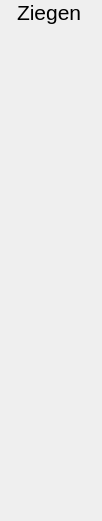
   <widget class="QWidget" name="unusedGoatsField" native="true">
    <property name="geometry">
     <rect>
      <x>50</x>
      <y>15</y>
      <width>102</width>
      <height>521</height>
     </rect>
    </property>
    <widget class="QWidget" name="unusedGoat_00" native="true">
     <property name="geometry">
      <rect>
       <x>0</x>
       <y>34</y>
       <width>41</width>
       <height>41</height>
      </rect>
     </property>
     <widget class="AvatarWidget" name="goat_00" native="true">
      <property name="geometry">
       <rect>
        <x>0</x>
        <y>0</y>
        <width>41</width>
        <height>41</height>
       </rect>
      </property>
      <property name="cursor">
       <cursorShape>ArrowCursor</cursorShape>
      </property>
      <property name="goat" stdset="0">
       <bool>true</bool>
      </property>
      <widget class="QLabel" name="goatImage_00">
       <property name="geometry">
        <rect>
         <x>0</x>
         <y>0</y>
         <width>41</width>
         <height>41</height>
        </rect>
       </property>
       <property name="text">
        <string/>
       </property>
       <property name="pixmap">
        <pixmap resource="FileContainer.qrc">:/new/Files/icons/spielfigur_ziege.png</pixmap>
       </property>
      </widget>
     </widget>
    </widget>
    <widget class="QWidget" name="unusedGoat_01" native="true">
     <property name="geometry">
      <rect>
       <x>50</x>
       <y>34</y>
       <width>41</width>
       <height>41</height>
      </rect>
     </property>
     <widget class="AvatarWidget" name="goat_01" native="true">
      <property name="geometry">
       <rect>
        <x>0</x>
        <y>0</y>
        <width>41</width>
        <height>41</height>
       </rect>
      </property>
      <property name="cursor">
       <cursorShape>ArrowCursor</cursorShape>
      </property>
      <property name="goat" stdset="0">
       <bool>true</bool>
      </property>
      <widget class="QLabel" name="goatImage_01">
       <property name="geometry">
        <rect>
         <x>0</x>
         <y>0</y>
         <width>41</width>
         <height>41</height>
        </rect>
       </property>
       <property name="text">
        <string/>
       </property>
       <property name="pixmap">
        <pixmap resource="FileContainer.qrc">:/new/Files/icons/spielfigur_ziege.png</pixmap>
       </property>
      </widget>
     </widget>
    </widget>
    <widget class="QWidget" name="unusedGoat_19" native="true">
     <property name="geometry">
      <rect>
       <x>50</x>
       <y>480</y>
       <width>41</width>
       <height>41</height>
      </rect>
     </property>
     <widget class="AvatarWidget" name="goat_19" native="true">
      <property name="geometry">
       <rect>
        <x>0</x>
        <y>0</y>
        <width>41</width>
        <height>41</height>
       </rect>
      </property>
      <property name="goat" stdset="0">
       <bool>true</bool>
      </property>
      <widget class="QLabel" name="goatImage_19">
       <property name="geometry">
        <rect>
         <x>0</x>
         <y>0</y>
         <width>41</width>
         <height>41</height>
        </rect>
       </property>
       <property name="text">
        <string/>
       </property>
       <property name="pixmap">
        <pixmap resource="FileContainer.qrc">:/new/Files/icons/spielfigur_ziege.png</pixmap>
       </property>
      </widget>
     </widget>
    </widget>
    <widget class="QWidget" name="unusedGoat_02" native="true">
     <property name="geometry">
      <rect>
       <x>0</x>
       <y>84</y>
       <width>41</width>
       <height>41</height>
      </rect>
     </property>
     <widget class="AvatarWidget" name="goat_02" native="true">
      <property name="geometry">
       <rect>
        <x>0</x>
        <y>0</y>
        <width>41</width>
        <height>41</height>
       </rect>
      </property>
      <property name="cursor">
       <cursorShape>ArrowCursor</cursorShape>
      </property>
      <property name="goat" stdset="0">
       <bool>true</bool>
      </property>
      <widget class="QLabel" name="goatImage_02">
       <property name="geometry">
        <rect>
         <x>0</x>
         <y>0</y>
         <width>41</width>
         <height>41</height>
        </rect>
       </property>
       <property name="text">
        <string/>
       </property>
       <property name="pixmap">
        <pixmap resource="FileContainer.qrc">:/new/Files/icons/spielfigur_ziege.png</pixmap>
       </property>
      </widget>
     </widget>
    </widget>
    <widget class="QWidget" name="unusedGoat_03" native="true">
     <property name="geometry">
      <rect>
       <x>50</x>
       <y>84</y>
       <width>41</width>
       <height>41</height>
      </rect>
     </property>
     <widget class="AvatarWidget" name="goat_03" native="true">
      <property name="geometry">
       <rect>
        <x>0</x>
        <y>0</y>
        <width>41</width>
        <height>41</height>
       </rect>
      </property>
      <property name="cursor">
       <cursorShape>ArrowCursor</cursorShape>
      </property>
      <property name="goat" stdset="0">
       <bool>true</bool>
      </property>
      <widget class="QLabel" name="goatImage_03">
       <property name="geometry">
        <rect>
         <x>0</x>
         <y>0</y>
         <width>41</width>
         <height>41</height>
        </rect>
       </property>
       <property name="text">
        <string/>
       </property>
       <property name="pixmap">
        <pixmap resource="FileContainer.qrc">:/new/Files/icons/spielfigur_ziege.png</pixmap>
       </property>
      </widget>
     </widget>
    </widget>
    <widget class="QWidget" name="unusedGoat_18" native="true">
     <property name="geometry">
      <rect>
       <x>0</x>
       <y>480</y>
       <width>41</width>
       <height>41</height>
      </rect>
     </property>
     <widget class="AvatarWidget" name="goat_18" native="true">
      <property name="geometry">
       <rect>
        <x>0</x>
        <y>0</y>
        <width>41</width>
        <height>41</height>
       </rect>
      </property>
      <property name="goat" stdset="0">
       <bool>true</bool>
      </property>
      <widget class="QLabel" name="goatImage_18">
       <property name="geometry">
        <rect>
         <x>0</x>
         <y>0</y>
         <width>41</width>
         <height>41</height>
        </rect>
       </property>
       <property name="text">
        <string/>
       </property>
       <property name="pixmap">
        <pixmap resource="FileContainer.qrc">:/new/Files/icons/spielfigur_ziege.png</pixmap>
       </property>
      </widget>
     </widget>
    </widget>
    <widget class="QWidget" name="unusedGoat_04" native="true">
     <property name="geometry">
      <rect>
       <x>0</x>
       <y>134</y>
       <width>41</width>
       <height>41</height>
      </rect>
     </property>
     <widget class="AvatarWidget" name="goat_04" native="true">
      <property name="geometry">
       <rect>
        <x>0</x>
        <y>0</y>
        <width>41</width>
        <height>41</height>
       </rect>
      </property>
      <property name="cursor">
       <cursorShape>ArrowCursor</cursorShape>
      </property>
      <property name="goat" stdset="0">
       <bool>true</bool>
      </property>
      <widget class="QLabel" name="goatImage_04">
       <property name="geometry">
        <rect>
         <x>0</x>
         <y>0</y>
         <width>41</width>
         <height>41</height>
        </rect>
       </property>
       <property name="text">
        <string/>
       </property>
       <property name="pixmap">
        <pixmap resource="FileContainer.qrc">:/new/Files/icons/spielfigur_ziege.png</pixmap>
       </property>
      </widget>
     </widget>
    </widget>
    <widget class="QWidget" name="unusedGoat_05" native="true">
     <property name="geometry">
      <rect>
       <x>50</x>
       <y>134</y>
       <width>41</width>
       <height>41</height>
      </rect>
     </property>
     <widget class="AvatarWidget" name="goat_05" native="true">
      <property name="geometry">
       <rect>
        <x>0</x>
        <y>0</y>
        <width>41</width>
        <height>41</height>
       </rect>
      </property>
      <property name="goat" stdset="0">
       <bool>true</bool>
      </property>
      <widget class="QLabel" name="goatImage_05">
       <property name="geometry">
        <rect>
         <x>0</x>
         <y>0</y>
         <width>41</width>
         <height>41</height>
        </rect>
       </property>
       <property name="text">
        <string/>
       </property>
       <property name="pixmap">
        <pixmap resource="FileContainer.qrc">:/new/Files/icons/spielfigur_ziege.png</pixmap>
       </property>
      </widget>
     </widget>
    </widget>
    <widget class="QWidget" name="unusedGoat_17" native="true">
     <property name="geometry">
      <rect>
       <x>50</x>
       <y>432</y>
       <width>41</width>
       <height>41</height>
      </rect>
     </property>
     <widget class="AvatarWidget" name="goat_17" native="true">
      <property name="geometry">
       <rect>
        <x>0</x>
        <y>0</y>
        <width>41</width>
        <height>41</height>
       </rect>
      </property>
      <property name="goat" stdset="0">
       <bool>true</bool>
      </property>
      <widget class="QLabel" name="goatImage_17">
       <property name="geometry">
        <rect>
         <x>0</x>
         <y>0</y>
         <width>41</width>
         <height>41</height>
        </rect>
       </property>
       <property name="text">
        <string/>
       </property>
       <property name="pixmap">
        <pixmap resource="FileContainer.qrc">:/new/Files/icons/spielfigur_ziege.png</pixmap>
       </property>
      </widget>
     </widget>
    </widget>
    <widget class="QWidget" name="unusedGoat_06" native="true">
     <property name="geometry">
      <rect>
       <x>0</x>
       <y>184</y>
       <width>41</width>
       <height>41</height>
      </rect>
     </property>
     <widget class="AvatarWidget" name="goat_06" native="true">
      <property name="geometry">
       <rect>
        <x>0</x>
        <y>0</y>
        <width>41</width>
        <height>41</height>
       </rect>
      </property>
      <property name="goat" stdset="0">
       <bool>true</bool>
      </property>
      <widget class="QLabel" name="goatImage_06">
       <property name="geometry">
        <rect>
         <x>0</x>
         <y>0</y>
         <width>41</width>
         <height>41</height>
        </rect>
       </property>
       <property name="text">
        <string/>
       </property>
       <property name="pixmap">
        <pixmap resource="FileContainer.qrc">:/new/Files/icons/spielfigur_ziege.png</pixmap>
       </property>
      </widget>
     </widget>
    </widget>
    <widget class="QWidget" name="unusedGoat_07" native="true">
     <property name="geometry">
      <rect>
       <x>50</x>
       <y>184</y>
       <width>41</width>
       <height>41</height>
      </rect>
     </property>
     <widget class="AvatarWidget" name="goat_07" native="true">
      <property name="geometry">
       <rect>
        <x>0</x>
        <y>0</y>
        <width>41</width>
        <height>41</height>
       </rect>
      </property>
      <property name="goat" stdset="0">
       <bool>true</bool>
      </property>
      <widget class="QLabel" name="goatImage_07">
       <property name="geometry">
        <rect>
         <x>0</x>
         <y>0</y>
         <width>41</width>
         <height>41</height>
        </rect>
       </property>
       <property name="text">
        <string/>
       </property>
       <property name="pixmap">
        <pixmap resource="FileContainer.qrc">:/new/Files/icons/spielfigur_ziege.png</pixmap>
       </property>
      </widget>
     </widget>
    </widget>
    <widget class="QWidget" name="unusedGoat_16" native="true">
     <property name="geometry">
      <rect>
       <x>0</x>
       <y>432</y>
       <width>41</width>
       <height>41</height>
      </rect>
     </property>
     <widget class="AvatarWidget" name="goat_16" native="true">
      <property name="geometry">
       <rect>
        <x>0</x>
        <y>0</y>
        <width>41</width>
        <height>41</height>
       </rect>
      </property>
      <property name="goat" stdset="0">
       <bool>true</bool>
      </property>
      <widget class="QLabel" name="goatImage_16">
       <property name="geometry">
        <rect>
         <x>0</x>
         <y>0</y>
         <width>41</width>
         <height>41</height>
        </rect>
       </property>
       <property name="text">
        <string/>
       </property>
       <property name="pixmap">
        <pixmap resource="FileContainer.qrc">:/new/Files/icons/spielfigur_ziege.png</pixmap>
       </property>
      </widget>
     </widget>
    </widget>
    <widget class="QWidget" name="unusedGoat_08" native="true">
     <property name="geometry">
      <rect>
       <x>0</x>
       <y>234</y>
       <width>41</width>
       <height>41</height>
      </rect>
     </property>
     <widget class="AvatarWidget" name="goat_08" native="true">
      <property name="geometry">
       <rect>
        <x>0</x>
        <y>0</y>
        <width>41</width>
        <height>41</height>
       </rect>
      </property>
      <property name="goat" stdset="0">
       <bool>true</bool>
      </property>
      <widget class="QLabel" name="goatImage_08">
       <property name="geometry">
        <rect>
         <x>0</x>
         <y>0</y>
         <width>41</width>
         <height>41</height>
        </rect>
       </property>
       <property name="text">
        <string/>
       </property>
       <property name="pixmap">
        <pixmap resource="FileContainer.qrc">:/new/Files/icons/spielfigur_ziege.png</pixmap>
       </property>
      </widget>
     </widget>
    </widget>
    <widget class="QWidget" name="unusedGoat_09" native="true">
     <property name="geometry">
      <rect>
       <x>50</x>
       <y>234</y>
       <width>41</width>
       <height>41</height>
      </rect>
     </property>
     <widget class="AvatarWidget" name="goat_09" native="true">
      <property name="geometry">
       <rect>
        <x>0</x>
        <y>0</y>
        <width>41</width>
        <height>41</height>
       </rect>
      </property>
      <property name="goat" stdset="0">
       <bool>true</bool>
      </property>
      <widget class="QLabel" name="goatImage_09">
       <property name="geometry">
        <rect>
         <x>0</x>
         <y>0</y>
         <width>41</width>
         <height>41</height>
        </rect>
       </property>
       <property name="text">
        <string/>
       </property>
       <property name="pixmap">
        <pixmap resource="FileContainer.qrc">:/new/Files/icons/spielfigur_ziege.png</pixmap>
       </property>
      </widget>
     </widget>
    </widget>
    <widget class="QWidget" name="unusedGoat_15" native="true">
     <property name="geometry">
      <rect>
       <x>50</x>
       <y>382</y>
       <width>41</width>
       <height>41</height>
      </rect>
     </property>
     <widget class="AvatarWidget" name="goat_15" native="true">
      <property name="geometry">
       <rect>
        <x>0</x>
        <y>0</y>
        <width>41</width>
        <height>41</height>
       </rect>
      </property>
      <property name="goat" stdset="0">
       <bool>true</bool>
      </property>
      <widget class="QLabel" name="goatImage_15">
       <property name="geometry">
        <rect>
         <x>0</x>
         <y>0</y>
         <width>41</width>
         <height>41</height>
        </rect>
       </property>
       <property name="text">
        <string/>
       </property>
       <property name="pixmap">
        <pixmap resource="FileContainer.qrc">:/new/Files/icons/spielfigur_ziege.png</pixmap>
       </property>
      </widget>
     </widget>
    </widget>
    <widget class="QWidget" name="unusedGoat_10" native="true">
     <property name="geometry">
      <rect>
       <x>0</x>
       <y>284</y>
       <width>41</width>
       <height>41</height>
      </rect>
     </property>
     <widget class="AvatarWidget" name="goat_10" native="true">
      <property name="geometry">
       <rect>
        <x>0</x>
        <y>0</y>
        <width>41</width>
        <height>41</height>
       </rect>
      </property>
      <property name="goat" stdset="0">
       <bool>true</bool>
      </property>
      <widget class="QLabel" name="goatImage_10">
       <property name="geometry">
        <rect>
         <x>0</x>
         <y>0</y>
         <width>41</width>
         <height>41</height>
        </rect>
       </property>
       <property name="text">
        <string/>
       </property>
       <property name="pixmap">
        <pixmap resource="FileContainer.qrc">:/new/Files/icons/spielfigur_ziege.png</pixmap>
       </property>
      </widget>
     </widget>
    </widget>
    <widget class="QWidget" name="unusedGoat_11" native="true">
     <property name="geometry">
      <rect>
       <x>50</x>
       <y>284</y>
       <width>41</width>
       <height>41</height>
      </rect>
     </property>
     <widget class="AvatarWidget" name="goat_11" native="true">
      <property name="geometry">
       <rect>
        <x>0</x>
        <y>0</y>
        <width>41</width>
        <height>41</height>
       </rect>
      </property>
      <property name="goat" stdset="0">
       <bool>true</bool>
      </property>
      <widget class="QLabel" name="goatImage_11">
       <property name="geometry">
        <rect>
         <x>0</x>
         <y>0</y>
         <width>41</width>
         <height>41</height>
        </rect>
       </property>
       <property name="text">
        <string/>
       </property>
       <property name="pixmap">
        <pixmap resource="FileContainer.qrc">:/new/Files/icons/spielfigur_ziege.png</pixmap>
       </property>
      </widget>
     </widget>
    </widget>
    <widget class="QWidget" name="unusedGoat_14" native="true">
     <property name="geometry">
      <rect>
       <x>0</x>
       <y>382</y>
       <width>41</width>
       <height>41</height>
      </rect>
     </property>
     <widget class="AvatarWidget" name="goat_14" native="true">
      <property name="geometry">
       <rect>
        <x>0</x>
        <y>0</y>
        <width>41</width>
        <height>41</height>
       </rect>
      </property>
      <property name="goat" stdset="0">
       <bool>true</bool>
      </property>
      <widget class="QLabel" name="goatImage_14">
       <property name="geometry">
        <rect>
         <x>0</x>
         <y>0</y>
         <width>41</width>
         <height>41</height>
        </rect>
       </property>
       <property name="text">
        <string/>
       </property>
       <property name="pixmap">
        <pixmap resource="FileContainer.qrc">:/new/Files/icons/spielfigur_ziege.png</pixmap>
       </property>
      </widget>
     </widget>
    </widget>
    <widget class="QWidget" name="unusedGoat_12" native="true">
     <property name="geometry">
      <rect>
       <x>0</x>
       <y>334</y>
       <width>41</width>
       <height>41</height>
      </rect>
     </property>
     <widget class="AvatarWidget" name="goat_12" native="true">
      <property name="geometry">
       <rect>
        <x>0</x>
        <y>0</y>
        <width>41</width>
        <height>41</height>
       </rect>
      </property>
      <property name="goat" stdset="0">
       <bool>true</bool>
      </property>
      <widget class="QLabel" name="goatImage_12">
       <property name="geometry">
        <rect>
         <x>0</x>
         <y>0</y>
         <width>41</width>
         <height>41</height>
        </rect>
       </property>
       <property name="text">
        <string/>
       </property>
       <property name="pixmap">
        <pixmap resource="FileContainer.qrc">:/new/Files/icons/spielfigur_ziege.png</pixmap>
       </property>
      </widget>
     </widget>
    </widget>
    <widget class="QWidget" name="unusedGoat_13" native="true">
     <property name="geometry">
      <rect>
       <x>50</x>
       <y>334</y>
       <width>41</width>
       <height>41</height>
      </rect>
     </property>
     <widget class="AvatarWidget" name="goat_13" native="true">
      <property name="geometry">
       <rect>
        <x>0</x>
        <y>0</y>
        <width>41</width>
        <height>41</height>
       </rect>
      </property>
      <property name="goat" stdset="0">
       <bool>true</bool>
      </property>
      <widget class="QLabel" name="goatImage_13">
       <property name="geometry">
        <rect>
         <x>0</x>
         <y>0</y>
         <width>41</width>
         <height>41</height>
        </rect>
       </property>
       <property name="text">
        <string/>
       </property>
       <property name="pixmap">
        <pixmap resource="FileContainer.qrc">:/new/Files/icons/spielfigur_ziege.png</pixmap>
       </property>
      </widget>
     </widget>
    </widget>
    <widget class="QLabel" name="title_00">
     <property name="geometry">
      <rect>
       <x>17</x>
       <y>-3</y>
       <width>81</width>
       <height>31</height>
      </rect>
     </property>
     <property name="font">
      <font>
       <pointsize>16</pointsize>
      </font>
     </property>
     <property name="text">
      <string>Ziegen</string>
     </property>
    </widget>
   </widget>
